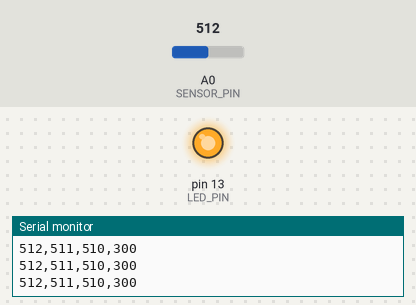
A sketch run on a simulated Arduino Uno, built with avr-gcc and run on an emulated ATmega328P. Shown: output pins drawn as LEDs (lit = HIGH), the last lines printed to the serial monitor. Inputs (shaded band) come from the test bench; at power-on: A0 (SENSOR_PIN) = 512.

Above: at 1.2 s.
1.3 s: A0 (SENSOR_PIN) set to 309
3.5 s: A0 (SENSOR_PIN) set to 283
At 5.1 s:
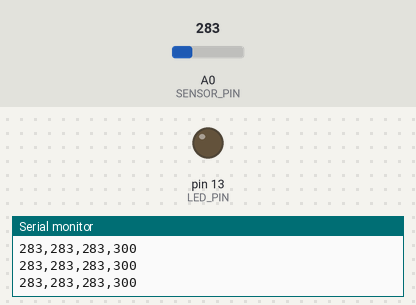
6.5 s: A0 (SENSOR_PIN) set to 306
At 7.6 s:
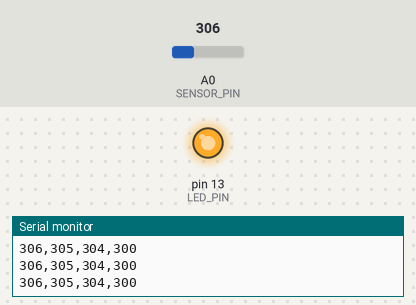
9.5 s: A0 (SENSOR_PIN) set to 122
At 9.8 s:
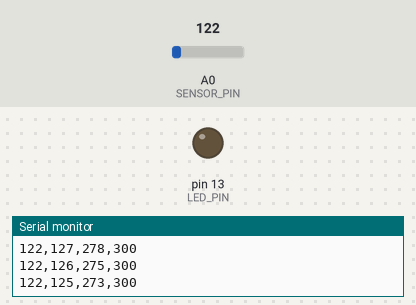
Timing chart, 0 to 12.0 s (numbered marks = the images above; inputs shaded):
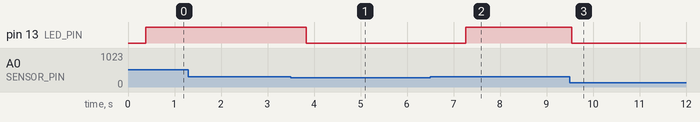

Measured:
- the behaviour switches between 301 and 300 on A0 (SENSOR_PIN) (found by bisection; images 0 and 1)
- after the input at 3.5 s, pin 13 (LED_PIN): HIGH → LOW after 0.33 s
- after the input at 6.5 s, pin 13 (LED_PIN): LOW → HIGH after 0.76 s
- after the input at 9.5 s, pin 13 (LED_PIN): HIGH → LOW at once

The sketch:

Block_06_FullPipeline.ino
```cpp
// BLOCK 06 — Full Biosignal Pipeline
// Complete end-to-end pipeline:
//   READ -> LOW-PASS FILTER -> RMS -> THRESHOLD -> LED
// WIRING:
//   Sensor SIG -> A0 | VCC -> 5V | GND -> GND
//   LED+ -> Pin 13 (built-in LED)
// SERIAL PLOTTER: Raw | Filtered | RMS | Threshold

const int   SENSOR_PIN     = A0;
const int   LED_PIN        = 13;
const int   ADC_MAX        = 1023;
const float LPF_ALPHA      = 0.25;
const int   RMS_WINDOW     = 50;
const int   ACTIVATION_THR = 300;
const int   SAMPLE_MS      = 4;

float lpfValue   = 0.0;
long  sumSquares = 0;
int   rmsBuffer[50];
int   rmsIndex   = 0;

void setup() {
  Serial.begin(9600);
  pinMode(LED_PIN, OUTPUT);
  for (int i = 0; i < RMS_WINDOW; i++) rmsBuffer[i] = 0;
  Serial.println("# Block 06 — Full Pipeline");
  Serial.println("# Raw,Filtered,RMS,Threshold");
}

void loop() {
  int raw = analogRead(SENSOR_PIN);

  lpfValue = LPF_ALPHA * raw + (1.0 - LPF_ALPHA) * lpfValue;
  int filtered = (int)lpfValue;

  sumSquares -= (long)rmsBuffer[rmsIndex] * rmsBuffer[rmsIndex];
  rmsBuffer[rmsIndex] = filtered;
  sumSquares += (long)filtered * filtered;
  rmsIndex = (rmsIndex + 1) % RMS_WINDOW;
  int rms = (int)sqrt((float)sumSquares / RMS_WINDOW);

  bool activated = (rms > ACTIVATION_THR);
  digitalWrite(LED_PIN, activated ? HIGH : LOW);

  Serial.print(raw);      Serial.print(",");
  Serial.print(filtered); Serial.print(",");
  Serial.print(rms);      Serial.print(",");
  Serial.println(ACTIVATION_THR);

  delay(SAMPLE_MS);
}
```
